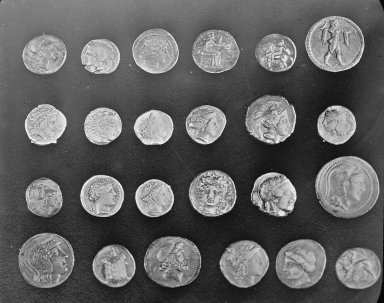
#> input picture skimage.data.coins(), 384 x 303 px; its folder holds only this picture in this run
$ jupyter execute --allow-errors 5_Segmentacion.ipynb   (shell and % lines are left out)
#> lines starting #> are read from the running program, lines starting #| are printed output that depends on the picture; after the words box and inside, x2 and y2 are one past the last pixel; in counts of white or black regions, pixels touching at a corner belong together
# Introdución á segmentación de imaxes con Python

A segmentación de imaxes é unha tarefa de visión por computador que consiste en clasificar cada píxel dunha imaxe en diferentes categorías. Neste caderno imos aprender os conceptos básicos da segmentación de imaxes usando Python e bibliotecas como OpenCV e scikit-image e PyTorch.

<center></center>

Como se pode ver na figura superior, existen principalmente tres tipos de segmentación:

1. Segmentación semántica: clasifica cada píxel da imaxe en categorías predefinidas, sen distinguir entre diferentes instancias da mesma categoría. Na subfigura (b), todos os píxeles pertencentes a coches teñen o mesmo valor (a mesma cor). O mesmo pasa coas persoas, as árbores, etc.
2. Segmentación de instancias: clasifica os píxeles pertencentes a diferentes instancias (obxectos) de interese nunha imaxe. Na subfigura (c), os obxectos de interese son os coches e as persoas. A diferencia da segmentación semántica, a segmentación de instancias si que diferencia os obxectos da mesma categoría, é dicir, cada coche e cada persoa teñen un valor diferente (unha cor diferente).
3. Segmentación panóptica: combina a segmentación semántica e a de instancias, proporcionando unha comprensión completa da escena. Todos os píxeles da imaxe son clasificados, tanto os que pertencen a obxectos de interese (coches e persoas) como os que non (árbores, estrada, etc.). Na subfigura (d), os píxeles pertencentes a coches e persoas teñen valores diferentes (cores diferentes), mentres que os píxeles pertencentes a outras categorías teñen o mesmo valor (a mesma cor).

Antes de nada imos instalar as librerías necesarias:

## Segmentación mediante limiarización

A segmentación mediante limiarización é unha técnica sinxela e eficaz para separar obxectos de interese do fondo nunha imaxe. Consiste en definir un valor de limiar, e clasificar os píxeles da imaxe en función dese valor. Os píxeles cun valor superior ao limiar considéranse parte do obxecto de interese, mentres que os píxeles cun valor inferior considéranse parte do fondo. Pódense definir múltiples valores de limiar para segmentar diferentes obxectos ou rexións na imaxe.

Existen diferentes métodos para achar o valor de limiar óptimo, pero un dos máis empregados é o **método de Otsu**. Este método busca o valor de limiar que minimiza a varianza intra-clase, é dicir, a varianza dos píxeles dentro de cada clase (obxecto e fondo). O método de Otsu é especialmente útil cando a imaxe ten un histograma bimodal, onde os píxeles do obxecto e do fondo forman dous picos distintos.

A fórmula para calcular o valor de limiar óptimo segundo o método de Otsu é a seguinte:
$$k^* = \arg\min_k \left( \sigma^2_B(k) \right)$$
onde $k$ é o valor do limiar, e $\sigma^2_B(k)$ é a varianza inter-clase, que se define como:
$$\sigma^2_B(k) = \omega_0(k) \omega_1(k) \left( \mu_0(k) - \mu_1(k) \right)^2$$
onde:
- $\omega_0(k)$ e $\omega_1(k)$ son as probabilidades das dúas clases (obxecto e fondo) para un valor de limiar $k$.
- $\mu_0(k)$ e $\mu_1(k)$ son as medias das dúas clases para un valor de limiar $k$.

[cell 1]
from skimage import data
from skimage.filters import threshold_otsu
import matplotlib.pyplot as plt

# Cargamos unha imaxe de exemplo
image_coins = data.coins()
#> image_coins is the input picture: shape (303, 384); min 1, max 252, mean 96.9

threshold = threshold_otsu(image_coins)
#> threshold = 107
binary_mask = image_coins > threshold
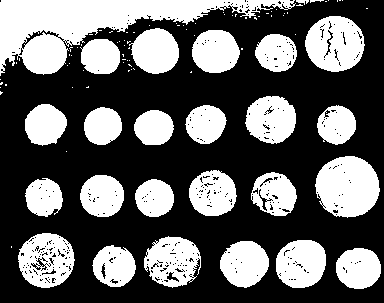
#> binary_mask: shape (303, 384) bool; 38.8% white; 96 white regions (70 under 20 px), largest, box (x1, y1, x2, y2) and area: (0, 0, 296, 76) 8792, (315, 156, 380, 218) 3062, (305, 16, 365, 72) 2459

# Amosamos a imaxe orixinal
_, ax = plt.subplots(ncols=3, figsize=(12, 4))

# Imaxe orixinal
ax[0].imshow(image_coins, cmap=plt.cm.gray)
ax[0].set_title('Imaxe orixinal')
ax[0].axis('off')

# Histograma da imaxe
# A liña vertical vermella amosa onde Otsu colocou o limiar.
ax[1].hist(image_coins.ravel(), bins=256)
ax[1].axvline(threshold, color='r', linestyle='--')
ax[1].text(threshold, 1000, f'  Limiar: {threshold:.2f}', color='r', horizontalalignment='left')
ax[1].set_title('Histograma e limiar de Otsu')

# Imaxe segmentada (máscara)
ax[2].imshow(binary_mask, cmap=plt.cm.gray)
ax[2].set_title('Resultado da segmentación')
ax[2].axis('off')

plt.show()
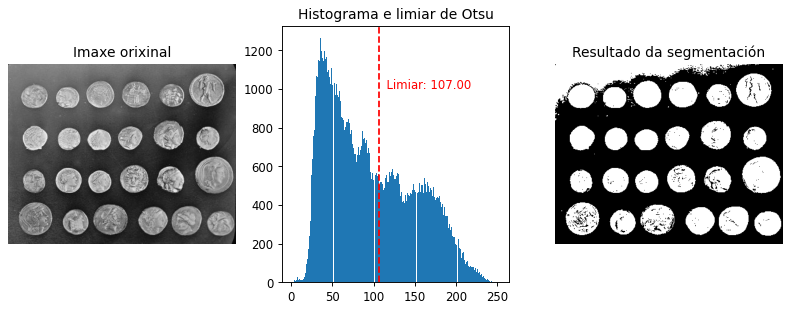
#> figure drawn by matplotlib, 3 panels; panel 2: tallest bar 1264 high, from x = 35.32 to 36.3

ℹ️ Bótalle un ollo á función `try_all_threshold` do paquete `skimage.filters`, e próbaa coa imaxe anterior para ver como funcionan diferentes métodos de limiarización.

[cell 2]
import skimage.filters
skimage.filters.try_all_threshold(image_coins, figsize=(10, 8))
#| skimage.filters.thresholding.threshold_isodata
#| skimage.filters.thresholding.threshold_li
#| skimage.filters.thresholding.threshold_mean
#| skimage.filters.thresholding.threshold_minimum
#| skimage.filters.thresholding.threshold_otsu
#| skimage.filters.thresholding.threshold_triangle
#| skimage.filters.thresholding.threshold_yen
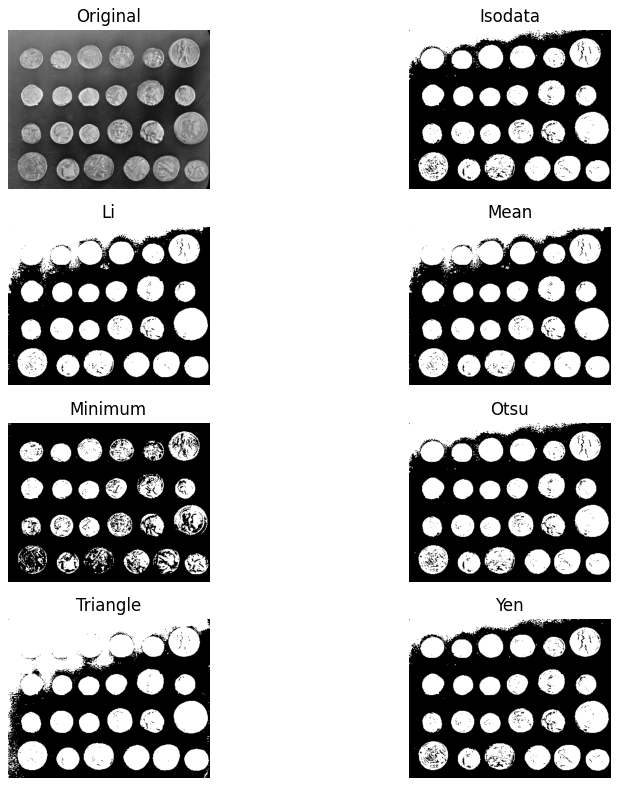
#> figure drawn by matplotlib, 8 panels

Aínda que os métodos que traballan cun limiar global (o mesmo para todos os píxeles da imaxe) funcionan ben en moitos casos, para outras imaxes non son tan efectivos. Por exemplo:

[cell 3]
image_page = data.page()
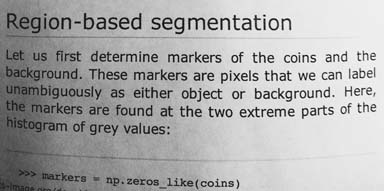
#> input picture skimage.data.page(), 384 x 191 px
#> image_page is the input picture: shape (191, 384); min 0, max 255, mean 171.5

threshold = threshold_otsu(image_page)
#> threshold = 157
binary_mask = image_page > threshold
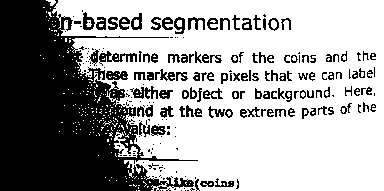
#> binary_mask: shape (191, 384) bool; 63.8% white; 230 black regions (114 under 20 px), largest, box (x1, y1, x2, y2) and area: (0, 0, 198, 191) 20325, (99, 51, 137, 66) 231, (130, 86, 158, 99) 185

# Amosamos a imaxe orixinal
_, ax = plt.subplots(ncols=3, figsize=(12, 4))

# Imaxe orixinal
ax[0].imshow(image_page, cmap=plt.cm.gray)
ax[0].set_title('Imaxe orixinal')
ax[0].axis('off')

# Histograma da imaxe
# A liña vertical vermella amosa onde Otsu colocou o limiar.
ax[1].hist(image_page.ravel(), bins=256)
ax[1].axvline(threshold, color='r', linestyle='--')
ax[1].text(threshold, 1300, f'Limiar: {threshold:.2f}  ', color='r', horizontalalignment='right')
ax[1].set_title('Histograma e limiar de Otsu')

# Imaxe segmentada (máscara)
ax[2].imshow(binary_mask, cmap=plt.cm.gray)
ax[2].set_title('Resultado da segmentación')
ax[2].axis('off')

plt.show()
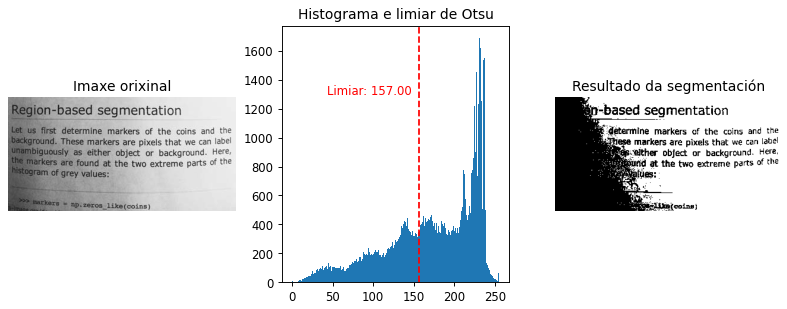
#> figure drawn by matplotlib, 3 panels; panel 2: tallest bar 1689 high, from x = 230.1 to 231.1

O problema radica en que parte do fondo (sobre todo na parte esquerda) ten unha intensidade similar á do texto. Isto pode deberse a unha iluminación desigual ou a sombras na imaxe orixinal. Nestes casos, pódese aplicar unha segmentación adaptativa, onde o valor do limiar varía segundo a rexión da imaxe.

[cell 4]
from skimage.filters import threshold_local

# Fixamos os parámetros para o limiar adaptativo
block_size = 35 # Tamaño da veciñanza, que se emprega para calcular o limiar local
offset = 10 # Valor que se resta ao limiar local para obter un limiar máis conservador

threshold = threshold_local(image_page, block_size=block_size, offset=offset)
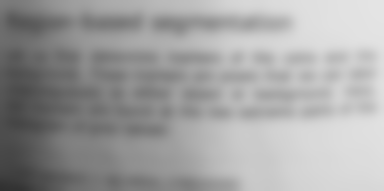
#> threshold: shape (191, 384) float64; min 49.32, max 229, mean 161.5
binary_mask = image_page > threshold
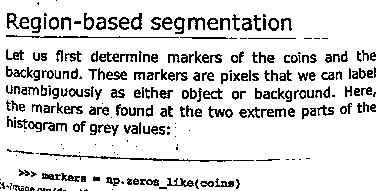
#> binary_mask: shape (191, 384) bool; 85.8% white; black in thin lines or dots

# Amosamos a imaxe orixinal
_, ax = plt.subplots(ncols=3, figsize=(12, 4))

# Imaxe orixinal
ax[0].imshow(image_page, cmap=plt.cm.gray)
ax[0].set_title('Imaxe orixinal')
ax[0].axis('off')

# Mapa de limiares. Cada píxel deste mapa contén o limiar utilizado para segmentar dito píxel na imaxe orixinal.
ax[1].imshow(threshold, cmap=plt.cm.gray)
ax[1].set_title('Limiares locais')
ax[1].axis('off')

# Imaxe segmentada (máscara)
ax[2].imshow(binary_mask, cmap=plt.cm.gray)
ax[2].set_title('Resultado da segmentación')
ax[2].axis('off')

plt.show()
